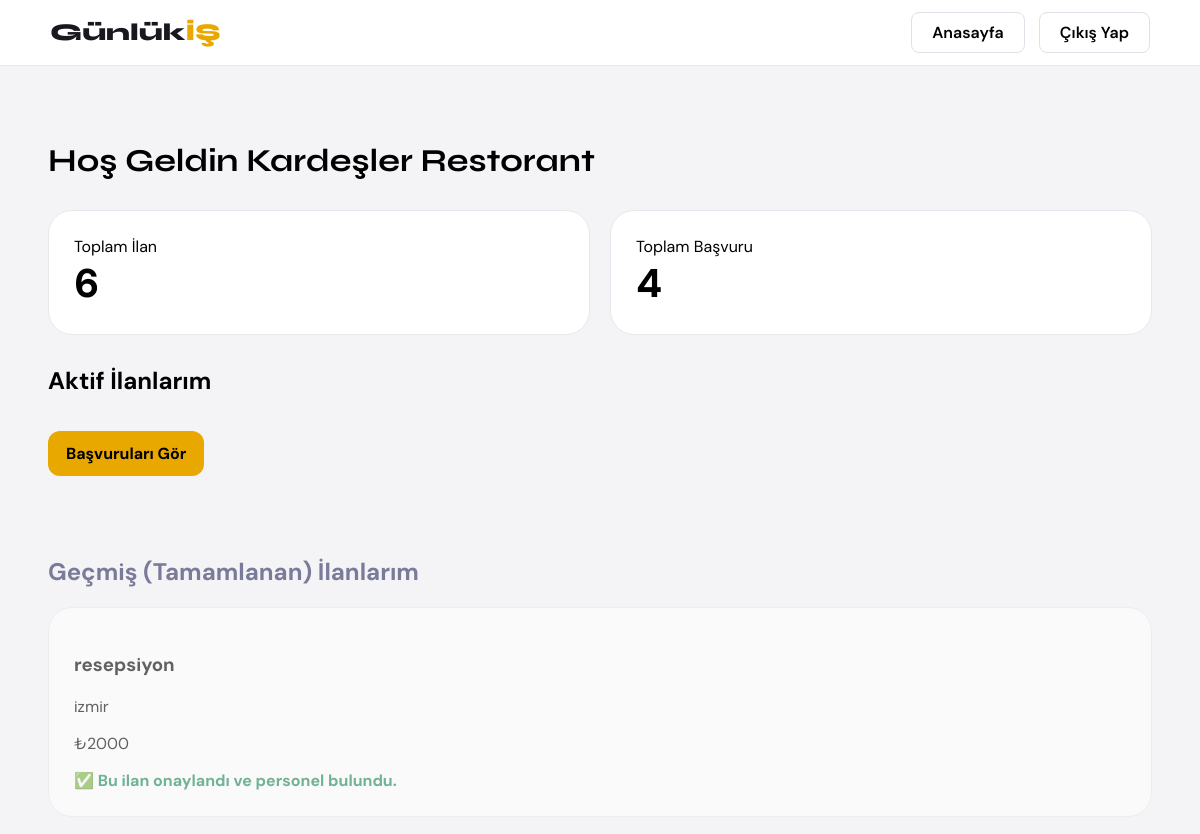
Before: /panel/ (signed in, upper part) with the older database file.
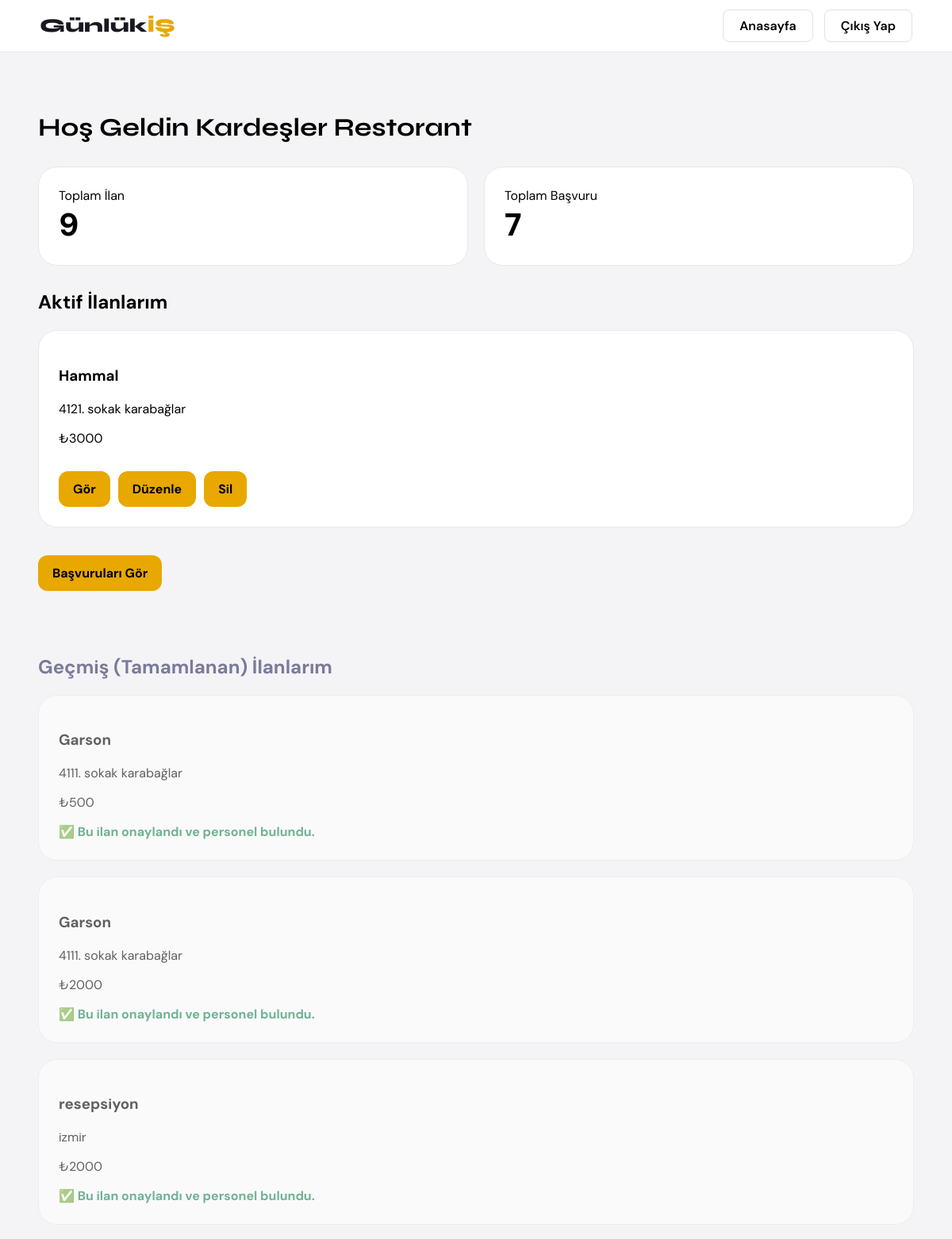
After: the same page with the newer database file.
### main/models.py (models this page shows, shortened)
class Ilan(models.Model):
    isletme = models.ForeignKey(
    Isletme,
    on_delete=models.CASCADE,
    null=True
)
    isletme_adi = models.CharField(max_length=200)
    isletme_tipi = models.CharField(max_length=100)
    pozisyon = models.CharField(max_length=150)
    is_tanimi = models.TextField()
    konum = models.CharField(max_length=150)
    yas_araligi = models.CharField(max_length=100)
    deneyim = models.CharField(max_length=150)
    cinsiyet = models.CharField(max_length=50)
    yemek = models.CharField(max_length=20)
    ulasim = models.CharField(max_length=20)
    sigorta = models.CharField(max_length=20)
    kisi_sayisi = models.IntegerField()
    baslangic_tarihi = models.DateTimeField()
    bitis_tarihi = models.DateTimeField()
    ucret = models.IntegerField()
    aktif_mi = models.BooleanField(default=True)

### main/views.py (the view)
# urls.py: path('panel/', views.panel, name='panel'),
def panel(request):
    kullanici_id = request.session.get('kullanici_id')
    if not kullanici_id:
        return redirect('/giris/')
    kullanici = Kullanici.objects.get(id=kullanici_id)
    if kullanici.hesap_turu != 'isletme':
        return redirect('/')
    isletme = Isletme.objects.get(kullanici=kullanici)
    Ilan.objects.filter(bitis_tarihi__lt=timezone.now(), aktif_mi=True).update(aktif_mi=False)
    ilanlar = Ilan.objects.filter(isletme=isletme, aktif_mi=True)
    gecmis_ilanlar = Ilan.objects.filter(isletme=isletme, aktif_mi=False).order_by('-id')
    toplam_ilan = Ilan.objects.filter(isletme=isletme).count()
    toplam_basvuru = Basvuru.objects.filter(ilan__isletme=isletme).count()
    return render(request, 'panel.html', {
        'isletme': isletme,
        'ilanlar': ilanlar,
        'gecmis_ilanlar': gecmis_ilanlar,
        'toplam_ilan': toplam_ilan,
        'toplam_basvuru': toplam_basvuru
    })

### main/templates/panel.html (shortened to what this page needs)
<!DOCTYPE html>
<html lang="tr">
<head>
</head>
<body>
<nav>
    <a href="/" class="logo">Günlük<span>İŞ</span></a>
    <div class="nav-btns">
        <a href="/" class="btn-ghost">Anasayfa</a>
        <a href="/cikis/" class="btn-ghost">Çıkış Yap</a>
    </div>
</nav>
<h1>Hoş Geldin {{ isletme.isletme_adi }}</h1>
<div class="stats">
    <div class="stat">
        <div>Toplam İlan</div>
        <div class="stat-number">{{ toplam_ilan }}</div>
    </div>
    <div class="stat">
        <div>Toplam Başvuru</div>
        <div class="stat-number">{{ toplam_basvuru }}</div>
    </div>
</div>
<h2>Aktif İlanlarım</h2>
{% for ilan in ilanlar %}
<div class="card">
    <h3>{{ ilan.pozisyon }}</h3>
    <p>{{ ilan.konum }}</p>
    <p>₺{{ ilan.ucret }}</p>
    <div style="display:flex; gap:10px; margin-top:15px;">
        <a href="/ilan/{{ ilan.id }}/" class="btn">Gör</a>
        <a href="/ilan-duzenle/{{ ilan.id }}/" class="btn">Düzenle</a>
        <a href="/ilan-sil/{{ ilan.id }}/" class="btn" onclick="return confirm('Bu ilan silinsin mi?')">Sil</a>
    </div>
</div>
{% endfor %}
<a href="/basvurular/" class="btn" style="margin-bottom: 40px;">Başvuruları Gör</a>
<h2 style="margin-top: 40px; color: #7a7a9a;">Geçmiş (Tamamlanan) İlanlarım</h2>
{% for ilan in gecmis_ilanlar %}
<div class="card" style="opacity: 0.6;">
    <h3>{{ ilan.pozisyon }}</h3>
    <p>{{ ilan.konum }}</p>
    <p>₺{{ ilan.ucret }}</p>
    <div style="margin-top:15px; color:#198754; font-weight:bold;">
        ✅ Bu ilan onaylandı ve personel bulundu.
    </div>
</div>
{% empty %}
<div class="card">Geçmiş ilanınız bulunmuyor.</div>
{% endfor %}
</body>
</html>

Changed rows visible on the page:
added Ilan: pozisyon "Hammal", konum "4121. sokak karabağlar", ucret "3000", shown under "Aktif İlanlarım"
added Ilan: pozisyon "Garson", konum "4111. sokak karabağlar", ucret "500", shown under "Geçmiş (Tamamlanan) İlanlarım"
added Ilan: pozisyon "Garson", konum "4111. sokak karabağlar", ucret "2000", shown under "Geçmiş (Tamamlanan) İlanlarım"
Other visible differences:
{{ toplam_ilan }}: "6" → "9"
{{ toplam_basvuru }}: "4" → "7"
